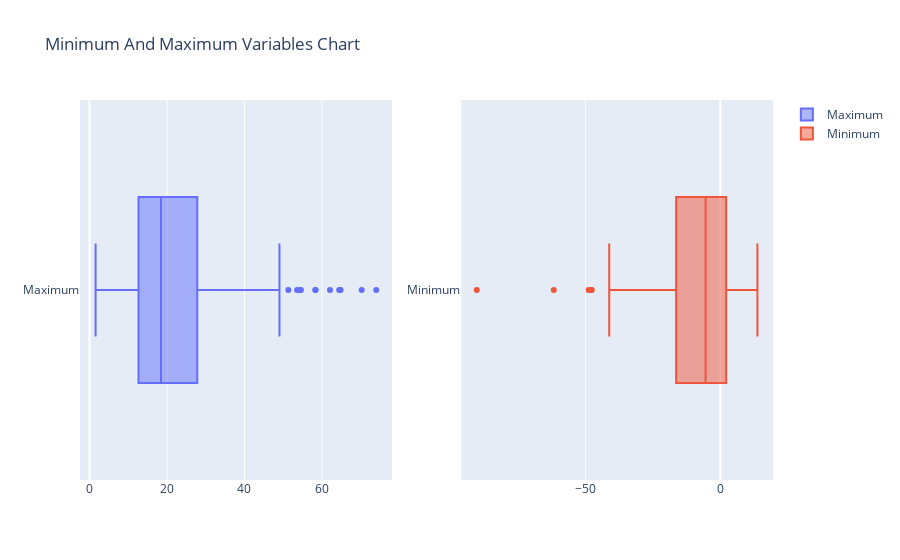

Write notebook code for a chart like this one.
### Code cell
fig = make_subplots(rows=1, cols=2)

fig.add_trace(
    go.Box(x=df_max,name='Maximum'),
    row=1, col=1
)

fig.add_trace(
    go.Box(x=df_min,name='Minimum'),
    row=1, col=2
)


fig.update_layout(title_text="Minimum And Maximum Variables Chart")
fig.show()

### Figure 1 — Plotly figure (JSON) as saved in the notebook; plotly's stock layout.template omitted (floating-point values rounded to 4 significant figures; data arrays with more than 128 entries replaced by an {"elided": "..."} marker saying what was removed)
{"data": [{"name": "Maximum", "type": "box", "x": {"elided": "200 float values"}, "xaxis": "x", "yaxis": "y"}, {"name": "Minimum", "type": "box", "x": {"elided": "200 float values"}, "xaxis": "x2", "yaxis": "y2"}], "layout": {"title": {"text": "Minimum And Maximum Variables Chart"}, "xaxis": {"anchor": "y", "domain": [0, 0.45]}, "xaxis2": {"anchor": "y2", "domain": [0.55, 1]}, "yaxis": {"anchor": "x", "domain": [0, 1]}, "yaxis2": {"anchor": "x2", "domain": [0, 1]}}}
